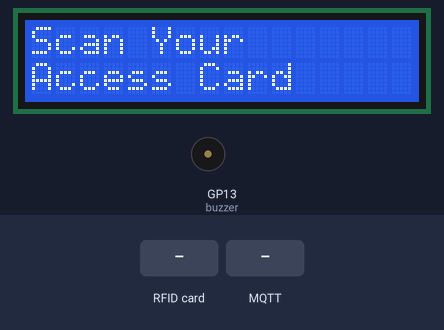
The program below on a simulated Raspberry Pi Pico running CircuitPython. On the bench: 16×2 character LCD, buzzer (waves = sounding). The inputs (shaded band) are chosen by the test bench. No MQTT or app messages arrive unless stated; values from a settings file that is not in the repository are placeholders; what the program prints to the serial console is not drawn.

Above: at 2.9 s.
3.0 s: RFID card 08 77 8F FF held to the reader
At 3.8 s:
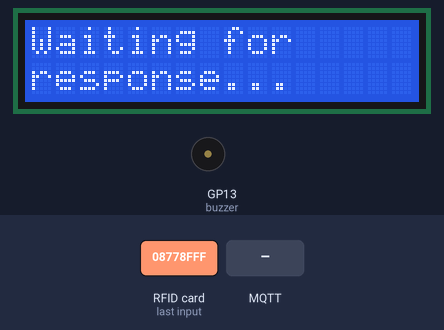
4.5 s: MQTT message "0" arrives on the first subscribed topic
At 6.3 s:
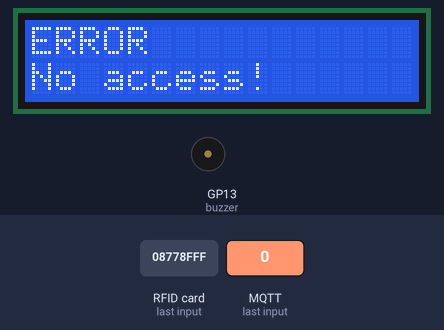
7.5 s: RFID card 5E 7A 19 C4 held to the reader
At 8.4 s:
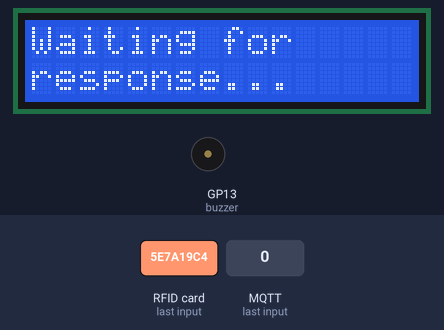
9.0 s: MQTT message "1" arrives on the first subscribed topic
At 10.4 s:
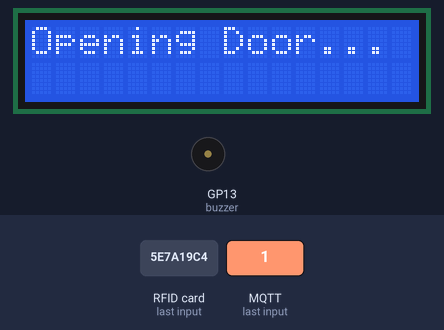
Timing chart, 0 to 12.0 s (numbered marks = the images above; inputs shaded):
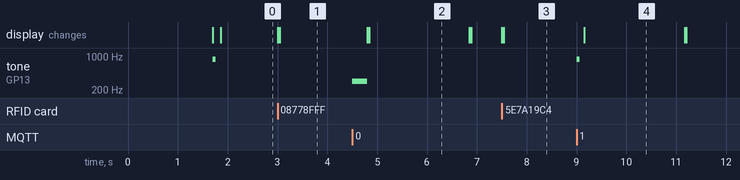

Measured:
- after the input at 3.0 s, the display: first changes at once (image 1 shows a later state)
- after the input at 4.5 s, tone on GP13 (buzzer): silent → 300 Hz at once, → silent 0.30 s later; the display: first changes after 0.30 s (image 2 shows a later state)
- after the input at 7.5 s, the display: first changes at once (image 3 shows a later state)
- after the input at 9.0 s, tone on GP13 (buzzer): silent → 850 Hz at once, → silent 0.06 s later; the display: changes after 0.16 s (image 4)
- what the display in image 2 shows lasts 2.0 s, from 4.8 s to 6.8 s

The program:

Scanner-Prototype-MQTT+async_no-buttons.py
```python
import board, time
import busio, pwmio, digitalio, asyncio
import os, ssl, socketpool, wifi
import adafruit_minimqtt.adafruit_minimqtt as MQTT
import adafruit_character_lcd.character_lcd as characterlcd
from digitalio import DigitalInOut
from adafruit_pn532.i2c import PN532_I2C
from adafruit_pn532.adafruit_pn532 import MIFARE_CMD_AUTH_A, MIFARE_CMD_AUTH_B

# -------------
# Functions
# -------------
def InitiateNFC(i2c_sda: Pin, i2c_scl: Pin):
    print("[DEBUG] Initiating pn532...")
    i2c = busio.I2C(scl=i2c_scl, sda=i2c_sda)
    pn532 = PN532_I2C(i2c, debug=False)
    ic, ver, rev, support = pn532.firmware_version
    print(f"[DEBUG] Found pn532 with firmware version: {ver}.{rev}")
    pn532.SAM_configuration()

    return pn532

async def GetCardUID(scanner: PN532_I2C):
    lcd.clear()
    lcd.message = "Scan Your\nAccess Card"
    print("[DEBUG] Waiting for card")
    while True:
        uid = scanner.read_passive_target(timeout=0.5)
        if uid is not None:
            break
    print(f"[DEBUG] Found card with UID: {[i for i in uid]}")

    return uid

# Buzzer Sounds
def toneSuccess():
    buzzer.duty_cycle=2**15
    buzzer.frequency = 850
    time.sleep(0.06)
    buzzer.duty_cycle=0
    time.sleep(0.06)

def toneFail():
    buzzer.duty_cycle=2**15
    buzzer.frequency = 300
    time.sleep(0.3)
    buzzer.duty_cycle=0

# MQTT Functions
waiting_for_action = False
async def wait_for_action():
    global waiting_for_action
    waiting_for_action = True
    print("[DEBUG] Waiting for MQTT action...")

    while waiting_for_action:
        await asyncio.sleep(0.01)

def subscribe_to(topics: []):
    for topic in topics:
        topic = aio_user + "/feeds/scanner." + topic
        mqtt_client.subscribe(topic, 1)

def connect(mqtt_client, userdata, flags, rc):
    print("[MQTT] Connected to MQTT Broker!")
    print(f"[MQTT] Flags: {flags} ; RC: {rc}")

def disconnect(mqtt_client, userdata, rc):
    print("[MQTT] Disconnected from MQTT Broker!")

def subscribe(mqtt_client, userdata, topic, granted_qos):
    print(f"[MQTT] Subscribed to {topic} with QOS level {granted_qos}")

def unsubscribe(mqtt_client, userdata, topic, pid):
    print(f"[MQTT] Unsubscribed from {topic} with PID {pid}")

def publish(mqtt_client, userdata, topic, pid):
    print(f"[MQTT] Published to {topic} with PID {pid}")

def message(client, topic, message):
    global waiting_for_action
    print(f"[MQTT] New message on topic {topic}: {message}")

    if topic == aio_user + "/feeds/scanner.action" and waiting_for_action:
        if message == "0":  # not allowed
            print("[DEBUG] Access not allowed")
            toneFail()
            lcd.clear()
            lcd.message = "ERROR\nNo access!"

        elif  message == "1":  # allowed => open door
            print("[DEBUG] Access allowed => opening door")
            toneSuccess()
            lcd.clear()
            lcd.message = "Opening Door..."
            open_door = aio_user + "/feeds/lock.open"
            mqtt_client.publish(open_door, 1)

        elif message == "2":  # check out
            print("[DEBUG] User checked out")
            toneSuccess()
            lcd.clear()
            lcd.message = "Checking out..."
            # No check out logic yet

        else:  # invalid action
            print("[DEBUG] Invalid action")
            toneFail()
            lcd.clear()
            lcd.message = "ERROR\nTry again"

        waiting_for_action = False

# ---------------
# Network + MQTT
# ---------------

# Connect to WiFi
print(f"[WIFI] Connecting to WiFi ({os.getenv('WIFI_SSID')})")
wifi.radio.connect(os.getenv("WIFI_SSID"), os.getenv("WIFI_PASS"))
print("[WIFI] Connected!")

# Create socketpool
pool = socketpool.SocketPool(wifi.radio)

# Get adafruit.io credentials
aio_user = os.getenv("AIO_USER")
aio_key = os.getenv("AIO_KEY")
aio_broker = os.getenv("BROKER")
aio_port = os.getenv("PORT")

# Set up MQTT Client
mqtt_client = MQTT.MQTT(
    broker=aio_broker,
    username=aio_user,
    password=aio_key,
    socket_pool=pool,
    ssl_context=ssl.create_default_context(),
)

# Connect callback handlers to mqtt_client
mqtt_client.on_connect = connect
mqtt_client.on_disconnect = disconnect
mqtt_client.on_subscribe = subscribe
mqtt_client.on_unsubscribe = unsubscribe
mqtt_client.on_publish = publish
mqtt_client.on_message = message

# Create MQTT Connection
print(f"[MQTT] Attempting to connect to {mqtt_client.broker}")
mqtt_client.connect()

# Setup topics to subscribe to here
topics = ["action"]
subscribe_to(topics)


# -------------
# Pin Setup
# -------------

# NFC Setup
nfc_sda = board.GP14
nfc_scl = board.GP15
nfc = InitiateNFC(i2c_sda=nfc_sda, i2c_scl=nfc_scl)
default_access_bits = [8,119,143,255]

# LCD Setup
# PIN Setup
lcd_rs = digitalio.DigitalInOut(board.GP0)
lcd_en = digitalio.DigitalInOut(board.GP1)
lcd_d4 = digitalio.DigitalInOut(board.GP2)
lcd_d5 = digitalio.DigitalInOut(board.GP3)
lcd_d6 = digitalio.DigitalInOut(board.GP4)
lcd_d7 = digitalio.DigitalInOut(board.GP5)
lcd_backlight = digitalio.DigitalInOut(board.GP6)
# Contrast Setup
contrast = pwmio.PWMOut(board.GP7, frequency=5000, duty_cycle=0)
contrast_percentage = 60
contrast.duty_cycle = int(65535 * (1 - contrast_percentage/100))
# Display size
lcd_columns = 16
lcd_rows = 2
# Initialize lcd
lcd = characterlcd.Character_LCD_Mono(lcd_rs, lcd_en, lcd_d4, lcd_d5, lcd_d6, lcd_d7, lcd_columns, lcd_rows, lcd_backlight)

# Button Setup
button_up = DigitalInOut(board.GP10)
button_down = DigitalInOut(board.GP11)
button_confirm = DigitalInOut(board.GP12)

button_up.switch_to_input(pull=digitalio.Pull.DOWN)
button_down.switch_to_input(pull=digitalio.Pull.DOWN)
button_confirm.switch_to_input(pull=digitalio.Pull.DOWN)

# Buzzer Setup
buzzer = pwmio.PWMOut(board.GP13, variable_frequency=True)

# -------------
# Program
# -------------
async def mqtt_keep_alive():
    while True:
        mqtt_client.loop()
        await asyncio.sleep(0.01)

async def main():
    asyncio.create_task(mqtt_keep_alive())
    toneSuccess()

    lcd.backlight = True
    runnning = True
    while runnning:
        uid = await GetCardUID(scanner=nfc)
        check_card = aio_user + "/feeds/scanner.checkcard"
        mqtt_client.publish(check_card, f"{[i for i in uid]}".replace(" ", ""))

        lcd.clear()
        lcd.message = "Waiting for\nresponse..."
        await wait_for_action()
        await asyncio.sleep(2)

asyncio.run(main())
```
